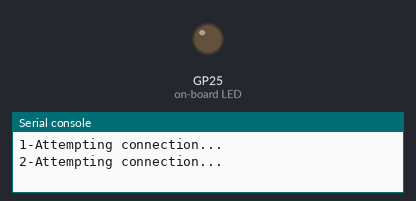
The program below on a simulated Raspberry Pi Pico running MicroPython. On the bench: output pins drawn as LEDs (lit = HIGH), the last lines printed to the serial console. WiFi joins after 1.5 s; web requests get an empty 200 reply after 0.4 s.

Above: at 1.1 s.
At 2.1 s:
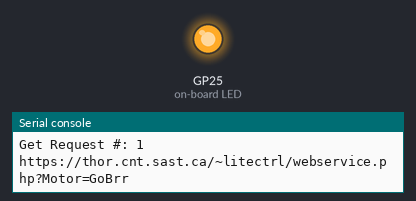
Timing chart, 0 to 3.6 s (numbered marks = the images above):
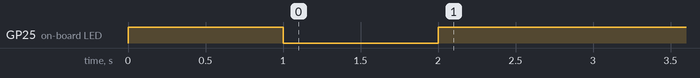

The program:

picoInternet.py
```python
#
# Pico internet connection protocol
# Now testing the ability to reconnect upon disconnection
# March 28, 2023
#
# Sources:
# projects.raspberrypi.org

import network
from time import sleep
from picozero import pico_temp_sensor, pico_led
import machine
import urequests
import json

# Connection indicator off
pico_led.off()

ssid = "Justin’s iPhone"
password = "deskmate"

# function to connect to WLAN
# Sets up wlan object, activates the wireless,
# and provides ssid and password
def connect():
    #connect to WLAN
    wlan = network.WLAN(network.STA_IF)
    wlan.active(True)
    wlan.connect(ssid, password)
    connectCount = 0

    # attempt connection until successful
    while wlan.isconnected() == False:
        connectCount += 1
        print(f"{connectCount}-Attempting connection...")
        pico_led.toggle()
        sleep(1)

    # Connection indicator on
    pico_led.on()

    # print Pico ip address
    ip = wlan.ifconfig()[0]
    print(f"Connected on: {ip}")

    # return connection object
    return wlan


# function for making get requests to our server
def GetRequest(**kwargs):

    httpURL = "https://thor.cnt.sast.ca/~litectrl/webservice.php?"
    for key, value in kwargs.items():
         httpURL += key + "=" + value + "&"

    httpURL = httpURL[:-1]
    print(httpURL)

    response = urequests.get(httpURL)
    print(f"Response status code: {response.status_code}")
    print(f"Response text: {response.text}")
    response.close()


wlan = connect()


# Get testing
counter = 0
while True:
        counter += 1
        print (f"Get Request #: {counter}")
        GetRequest(Motor="GoBrr")
        sleep(5)
```
